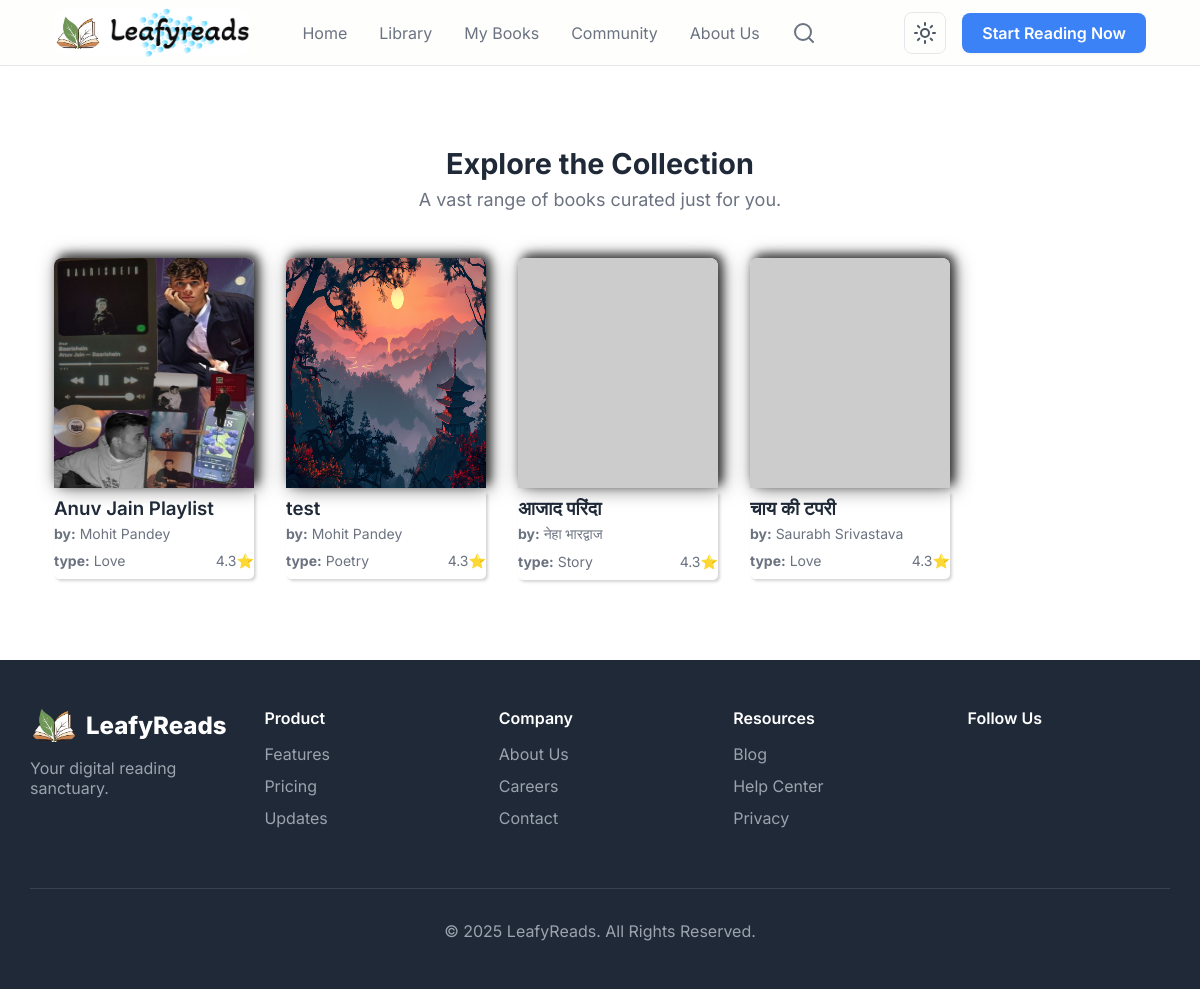
Page /book/search-results-of/ on the committed database.
### books/models.py (models this page shows, shortened)
class Book(models.Model):
    title = models.CharField(max_length=200, unique=True)
    slug = models.SlugField(unique=True)
    author = models.CharField(max_length=100)
    genre = models.ForeignKey(Genre, on_delete=models.SET_NULL, null=True, related_name='books')
    price = models.DecimalField(max_digits=8, decimal_places=2, blank=True, null=True)
    isbn = models.CharField(max_length=20, blank=True, null=True)
    cover_front = models.ImageField(upload_to=book_media_upload_path)
    pdf_file = models.FileField(upload_to=book_media_upload_path, blank=True, null=True)
    is_published = models.BooleanField(default=True)
    uploaded_at = models.DateTimeField(auto_now_add=True)
    updated_at = models.DateTimeField(auto_now=True)
    audio_file = models.FileField(upload_to='sounds/', null=True, blank=True)
    class Meta:
        ordering = ['-uploaded_at']
        indexes = [
            models.Index(fields=['slug']),           # Existing index
            models.Index(fields=['title']),          # Existing index
            models.Index(fields=['genre']),          # Added index for genre filtering
            models.Index(fields=['-uploaded_at']),   # Added index for ordering by uploaded_at
            GinIndex(fields=['title', 'author']),    # Added for PostgreSQL full-text search
        ]

class Genre(models.Model):
    category = models.ForeignKey(Category, on_delete=models.SET_NULL, null=True, related_name='genres')
    name = models.CharField(max_length=100)
    slug = models.SlugField(unique=True)
    lucidicon = models.CharField(max_length=100, blank=True, null=True)
    class Meta:
        ordering = ['name']
        unique_together = ('category', 'name')
        indexes = [
            models.Index(fields=['category', 'slug']),  # Added index for category+slug lookups
        ]
    def __str__(self):
        return self.name

### books/views.py (the view)
# urls.py: path('search-results-of/', views.searchbooks, name='searchbooks'),
def searchbooks(request):
    book_query = request.GET.get('search', '').strip()
    books_list = Book.objects.select_related('genre').only(
        'id','title','slug','author','genre_id','uploaded_at'
    ).order_by('-uploaded_at')
    if book_query:
        keywords = book_query.split()
        query = Q()
        for keyword in keywords:
            query |= (Q(title__icontains=keyword) | Q(author__icontains=keyword) | Q(genre__name__icontains=keyword) | Q(slug__icontains=keyword))
        books_list = books_list.filter(query).distinct()
    paginator = Paginator(books_list, 30)
    page_number = request.GET.get('page')
    books = paginator.get_page(page_number)
    return render(request, 'library.html', {
        'books': books,
        'search': book_query,
        'title': f"Search results for '{book_query}'"
    })

### books/templates/library.html (shortened to what this page needs)
{% extends 'base.html' %}
{% load static %}
{% block css %}
  <link rel="stylesheet" href="{% static 'css/library.css' %}" />
{% endblock %}
{% block body %}
  <section class="bg-white">
    <div class="container">
        {% if search and not books%}
        <div class="fallback-modern">
          <div class="fallback-card">
            <img class="fallback-icon" src="https://cdn-icons-png.flaticon.com/512/4076/4076549.png" loading="lazy" alt="No books" />
            <h2>Oops! No books here yet...</h2>
            <p>Hmm... Looks like we couldn’t find anything for <strong>"{{ search }}"</strong> search results:(</p>
            <a href="{% url 'library' %}" class="fallback-link">Explore Library</a>
          </div>
        </div>
      {% else %}
        <div class="section-header">
          {% if search %}
          <h2 style="font-size: 1.8rem;">Search results for <u>{{search}}</u> book</h2>
          {% else %}
          <h2 style="font-size: 1.8rem;">Explore the Collection {{category}}</h2>
          {% endif %}
          <p>A vast range of books curated just for you.</p>
        </div>
        <div class="books-grid">
          {% for book in books %}
            <div class="book-item">
              <a href="{% url 'book' book.slug %}">
                <img src="{{ book.cover_front.url }}" alt="Book Cover 1" loading="lazy" onerror="this.onerror=null;this.src='https://placehold.co/400x600/cccccc/ffffff?text=Image+Failed';" />
                <div style="box-shadow: 2px 2px 3px #3a3a3a38;border-radius: 0px 0px 5px 5px;">
                  <h3 class="truncate">{{ book.title }}</h3>
                  <p class="truncate">
                    <span style="font-weight: 700;">by:</span> {{ book.author }}
                  </p>
                  <div style="padding: 5px 0px; display: flex;justify-content: space-between;align-items: center;">
                    <p class="truncate">
                      <span style="font-weight: 700;">type:</span> {{ book.genre }}
                    </p>
                    <p>4.3⭐</p>
                  </div>
                </div>
              </a>
            </div>
          {% endfor %}
        </div>
        {% endif %}
      </div>
  </section>
{% endblock %}

### static/css/home.css (style rules this page uses)
:root { --color-primary: #3B82F6; --color-primary-hover: #2563EB; --color-bg: #F8F7F4; --color-text-dark: #1a1a1a; --color-text-medium: #4B5563; --color-text-light: #6B7280; --color-white: #ffffff; --color-border: #E5E7EB; --color-header-bg: rgba(255, 255, 255, 0.8); --color-card-bg: #F9FAFB; --color-card-border: #F3F4F6; --color-logo-dark: #1F2937; --color-hero-heading: #111827 }
* { margin: 0; padding: 0; box-sizing: border-box }
body { font-family: 'Inter', sans-serif; background-color: var(--color-bg); color: var(--color-text-dark); -webkit-font-smoothing: antialiased; -moz-osx-font-smoothing: grayscale; transition: background-color 0.3s ease, color 0.3s ease }
a { text-decoration: none; color: inherit }
.container { width: 95%; margin-left: auto; margin-right: auto; padding-left: 1.5rem; padding-right: 1.5rem }
section { padding: 5rem 0 }
.section-header { text-align: center; margin-bottom: 3rem }
.section-header h2 { font-size: 2.25rem; font-weight: 700; color: var(--color-logo-dark); transition: color 0.3s ease }
.section-header p { font-size: 1.125rem; color: var(--color-text-light); margin-top: .5rem; transition: color 0.3s ease }
.bg-white { background-color: var(--color-white); transition: background-color 0.3s ease }
.books-grid { display: grid; grid-template-columns: repeat(2, 1fr); gap: 1.5rem }
.book-item { width: 200px }
.book-item img { width: 100%; height: 230px; border-radius: .5rem .5rem 0 0; box-shadow: 4px 0 20px -1px rgb(0 0 0 / .64), 4px -4px 10px 0 rgb(0 0 0 / .64); aspect-ratio: 2 / 3; object-fit: fill; border-bottom: none; transition: transform 0.5s ease, box-shadow 0.5s ease }
.book-item h3 { font-weight: 600; color: var(--color-logo-dark); white-space: nowrap; overflow: hidden; text-overflow: ellipsis; transition: color 0.3s ease; padding: 5px 0 5px 0; }
.book-item p { font-size: .875rem; color: var(--color-text-light); transition: color 0.3s ease; padding-bottom: 5px; }
.truncate { width: 100%; white-space: nowrap; overflow: hidden; text-overflow: ellipsis }
@media (min-width:640px) { .books-grid { grid-template-columns: repeat(3, 1fr) } }
@media (min-width:768px) { .section-header h2 { font-size: 2.25rem } }
@media (min-width:768px) { .books-grid { grid-template-columns: repeat(4, 1fr); gap: 2rem } }
@media (min-width:1024px) { .books-grid { grid-template-columns: repeat(6, 1fr) } }

### static/css/searchnav.css (style rules this page uses)
::placeholder { color: #aaa; }

### rows in the picture
Book: cover_front (picture), title "Anuv Jain Playlist", author "Mohit Pandey", genre "Love"
Book: cover_front (picture), title "test", author "Mohit Pandey", genre "Poetry"
Book: title "आजाद परिंदा", author "नेहा भारद्वाज", genre "Story"
Book: title "चाय की टपरी", author "Saurabh Srivastava", genre "Love"
